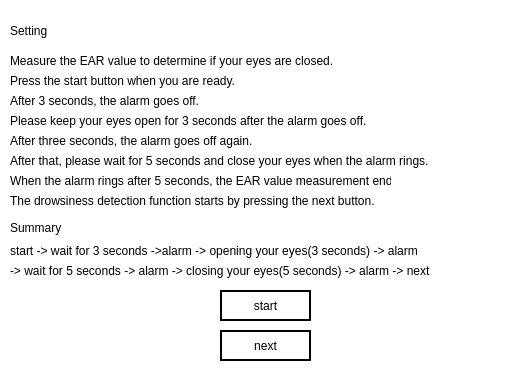
<?xml version="1.0" encoding="UTF-8"?>
<ui version="4.0">
 <class>Form</class>
 <widget class="QWidget" name="Form">
  <property name="geometry">
   <rect>
    <x>0</x>
    <y>0</y>
    <width>522</width>
    <height>372</height>
   </rect>
  </property>
  <property name="windowTitle">
   <string>Form</string>
  </property>
  <property name="styleSheet">
   <string notr="true">background-color:rgb(255, 255, 255)</string>
  </property>
  <widget class="QLabel" name="label">
   <property name="geometry">
    <rect>
     <x>10</x>
     <y>10</y>
     <width>181</width>
     <height>41</height>
    </rect>
   </property>
   <property name="styleSheet">
    <string notr="true">font: 900 20pt &quot;Segoe UI Black&quot;;</string>
   </property>
   <property name="text">
    <string>Setting</string>
   </property>
  </widget>
  <widget class="QLabel" name="label_3">
   <property name="geometry">
    <rect>
     <x>10</x>
     <y>50</y>
     <width>381</width>
     <height>21</height>
    </rect>
   </property>
   <property name="styleSheet">
    <string notr="true">font: 6pt &quot;Verdana&quot;;</string>
   </property>
   <property name="text">
    <string>Measure the EAR value to determine if your eyes are closed.</string>
   </property>
  </widget>
  <widget class="QLabel" name="label_4">
   <property name="geometry">
    <rect>
     <x>10</x>
     <y>70</y>
     <width>381</width>
     <height>21</height>
    </rect>
   </property>
   <property name="styleSheet">
    <string notr="true">font: 6pt &quot;Verdana&quot;;</string>
   </property>
   <property name="text">
    <string>Press the start button when you are ready.</string>
   </property>
  </widget>
  <widget class="QLabel" name="label_5">
   <property name="geometry">
    <rect>
     <x>10</x>
     <y>90</y>
     <width>381</width>
     <height>21</height>
    </rect>
   </property>
   <property name="styleSheet">
    <string notr="true">font: 6pt &quot;Verdana&quot;;</string>
   </property>
   <property name="text">
    <string>After 3 seconds, the alarm goes off.</string>
   </property>
  </widget>
  <widget class="QLabel" name="label_6">
   <property name="geometry">
    <rect>
     <x>10</x>
     <y>110</y>
     <width>381</width>
     <height>21</height>
    </rect>
   </property>
   <property name="styleSheet">
    <string notr="true">font: 6pt &quot;Verdana&quot;;</string>
   </property>
   <property name="text">
    <string>Please keep your eyes open for 3 seconds after the alarm goes off.</string>
   </property>
  </widget>
  <widget class="QLabel" name="label_7">
   <property name="geometry">
    <rect>
     <x>10</x>
     <y>130</y>
     <width>381</width>
     <height>21</height>
    </rect>
   </property>
   <property name="styleSheet">
    <string notr="true">font: 6pt &quot;Verdana&quot;;</string>
   </property>
   <property name="text">
    <string>After three seconds, the alarm goes off again.</string>
   </property>
  </widget>
  <widget class="QLabel" name="label_8">
   <property name="geometry">
    <rect>
     <x>10</x>
     <y>150</y>
     <width>431</width>
     <height>21</height>
    </rect>
   </property>
   <property name="styleSheet">
    <string notr="true">font: 6pt &quot;Verdana&quot;;</string>
   </property>
   <property name="text">
    <string>After that, please wait for 5 seconds and close your eyes when the alarm rings.</string>
   </property>
  </widget>
  <widget class="QLabel" name="label_9">
   <property name="geometry">
    <rect>
     <x>10</x>
     <y>170</y>
     <width>381</width>
     <height>21</height>
    </rect>
   </property>
   <property name="styleSheet">
    <string notr="true">font: 6pt &quot;Verdana&quot;;</string>
   </property>
   <property name="text">
    <string>When the alarm rings after 5 seconds, the EAR value measurement ends.</string>
   </property>
  </widget>
  <widget class="QLabel" name="label_10">
   <property name="geometry">
    <rect>
     <x>10</x>
     <y>190</y>
     <width>381</width>
     <height>21</height>
    </rect>
   </property>
   <property name="styleSheet">
    <string notr="true">font: 6pt &quot;Verdana&quot;;</string>
   </property>
   <property name="text">
    <string>The drowsiness detection function starts by pressing the next button.</string>
   </property>
  </widget>
  <widget class="QLabel" name="label_2">
   <property name="geometry">
    <rect>
     <x>10</x>
     <y>220</y>
     <width>291</width>
     <height>16</height>
    </rect>
   </property>
   <property name="styleSheet">
    <string notr="true">font: 700 9pt &quot;Tahoma&quot;;</string>
   </property>
   <property name="text">
    <string>Summary</string>
   </property>
  </widget>
  <widget class="QLabel" name="label_11">
   <property name="geometry">
    <rect>
     <x>10</x>
     <y>240</y>
     <width>551</width>
     <height>21</height>
    </rect>
   </property>
   <property name="styleSheet">
    <string notr="true">font: 6pt &quot;Verdana&quot;;</string>
   </property>
   <property name="text">
    <string>start -&gt; wait for 3 seconds -&gt;alarm -&gt; opening your eyes(3 seconds) -&gt; alarm </string>
   </property>
  </widget>
  <widget class="QLabel" name="label_12">
   <property name="geometry">
    <rect>
     <x>10</x>
     <y>260</y>
     <width>491</width>
     <height>21</height>
    </rect>
   </property>
   <property name="styleSheet">
    <string notr="true">font: 6pt &quot;Verdana&quot;;</string>
   </property>
   <property name="text">
    <string>-&gt; wait for 5 seconds -&gt; alarm -&gt; closing your eyes(5 seconds) -&gt; alarm -&gt; next</string>
   </property>
  </widget>
  <widget class="QPushButton" name="sets">
   <property name="geometry">
    <rect>
     <x>220</x>
     <y>290</y>
     <width>91</width>
     <height>31</height>
    </rect>
   </property>
   <property name="styleSheet">
    <string notr="true">background-color:rgb(255, 255, 255);
font: 11pt &quot;FZShuTi&quot;;
border-color:rgb(0, 0, 0);
border-style:solid;
border-width:2px</string>
   </property>
   <property name="text">
    <string>start</string>
   </property>
  </widget>
  <widget class="QPushButton" name="setn">
   <property name="geometry">
    <rect>
     <x>220</x>
     <y>330</y>
     <width>91</width>
     <height>31</height>
    </rect>
   </property>
   <property name="styleSheet">
    <string notr="true">background-color:rgb(255, 255, 255);
font: 11pt &quot;FZShuTi&quot;;
border-color:rgb(0, 0, 0);
border-style:solid;
border-width:2px</string>
   </property>
   <property name="text">
    <string>next</string>
   </property>
  </widget>
 </widget>
 <resources/>
 <connections/>
</ui>
